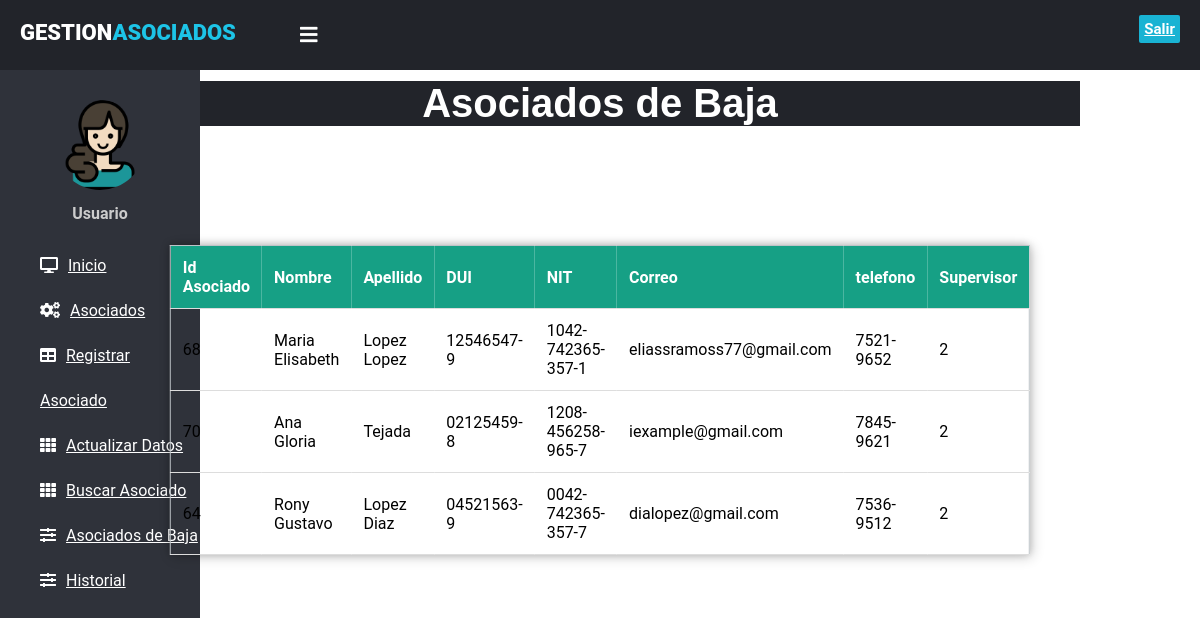
The app's page /controllers/controlBaja.php (signed in) with its own data.
### tables this page shows
CREATE TABLE `asociado_baja` (
  `idAsociado` int(11) NOT NULL,
  `nombre` varchar(20) NOT NULL,
  `apellido` varchar(20) NOT NULL,
  `dui` varchar(20) NOT NULL,
  `nit` varchar(20) NOT NULL,
  `correo` varchar(50) NOT NULL,
  `telefono` varchar(10) NOT NULL,
  `idEmpleado` int(11) NOT NULL
);

### controllers/controlBaja.php (called while the page is built, shortened)
<?php
	require '../models/bajaModel.php';
		$obAsoci=new BajaModel();
		$datos=$obAsoci->getAsociado();
	require '../views/bajaAsociados.php';
 ?>

### db/conexion.php (called while the page is built, shortened)
<?php
	class Conexion{
		function __construct(){
			$this->con=new mysqli(SERVER,USER,PASSWORD,BASE);
		}
	}
	?>

### models/bajaModel.php (called while the page is built, shortened)
<?php
	require '../db/conexion.php';
	require 'asociado.php';
	class BajaModel extends Conexion{
		function getAsociado(){
			$res=$this->con->query("select * from asociado_baja");
			$r=array();
			while($row=$res->fetch_assoc()){
				$e=new Asociado($row["idAsociado"],$row["nombre"],$row["apellido"],$row["dui"],$row["nit"],$row["correo"],$row["telefono"],$row["idEmpleado"]);
				$r[]=$e;
			}
			return $r;
		}
	}
 ?>

### models/asociado.php (called while the page is built)
<?php
	class Asociado
	{
		private $idAsociado;
		private $nombre;
		private $apellido;
		private $dui;
		private $nit;
		private $correo;
		private $telefono;
		private $idEmpleado;
	function __construct($idAsociado,$nombre,$apellido,$dui,$nit,$correo,$telefono,$idEmpleado) {
		$this->idAsociado=$idAsociado;
		$this->nombre=$nombre;
		$this->apellido=$apellido;
		$this->dui=$dui;
		$this->nit=$nit;
		$this->correo=$correo;
		$this->telefono=$telefono;
		$this->idEmpleado=$idEmpleado;
	}
	function getIdAsociado(){
		return $this->idAsociado;
	}
	function getNombre(){
		return $this->nombre;
	}
	function getApellido(){
		return $this->apellido;
	}
	function getDui(){
		return $this->dui;
	}
	function getNit(){
		return $this->nit;
	}
	function getCorreo(){
		return $this->correo;
	}
	function getTelefono(){
		return $this->telefono;
	}
	function getIdEmpleado(){
		return $this->idEmpleado;
	}
	}
 ?>

### views/bajaAsociados.php (the view, shortened to what this page needs)
<!DOCTYPE html>
<html>
<head>
    <link rel="stylesheet" href="css/estilo.css">
    <link rel="stylesheet" href="css/estiloTabla.css">
    <link rel="stylesheet" type="text/css" href="https://cdnjs.cloudflare.com/ajax/libs/font-awesome/5.12.1/css/all.min.css
">
</head>
<body>
    <header>
        <label for="check">
        <i class="fas fa-bars" id="sidebar_btn"></i>
        </label>
        <div class="left_area">
            <h3>Gestion<span>Asociados</span></h3>
        </div>
        <div class="right_area">
            <a href="../controllers/controlUser.php" class="logout_btn">Salir</a>
        </div>
    </header>
    <div class="sidebar">
        <center>
            <img src="imagenes/1.png" class="profile_image">
            <h4>Usuario</h4>
        </center>
        <a href="../views/vistaPrincipal.php"><i class="fas fa-desktop"></i><span>Inicio</span></a>
        <a href="../controllers/controlAsociado.php"><i class="fas fa-cogs"></i><span>Asociados</span></a>
        <a href="../controllers/controlAgregar.php"><i class="fas fa-table"></i><span>Registrar Asociado</span></a>
        <a href="../controllers/controlActualizar.php"><i class="fas fa-th"></i><span>Actualizar Datos</span></a>
        <a href="../views/buscador.php"><i class="fas fa-th"></i><span>Buscar Asociado</span></a>
        <a href="../controllers/controlBaja.php"><i class="fas fa-sliders-h"></i><span>Asociados de Baja</span></a>
        <a href="../controllers/controlActualizacion.php"><i class="fas fa-sliders-h"></i><span>Historial</span></a>
    </div>
            <div align="center">
                <br><br>
                 <div class="contenedor">
                <h2 class="titulo" align="center">Asociados de Baja</h2>
            </div>
<div id="color">
                 <table>
        <tr id="header">
                    <th>Id Asociado</th>
                    <th>Nombre</th>
                    <th>Apellido</th>
                    <th>DUI</th>
                    <th>NIT</th>
                    <th>Correo</th>
                    <th>telefono</th>
                    <th>Supervisor</th>
                </tr>
        <?php
                foreach ($datos as $a) {
                        $idAsociado=$a->getIdAsociado();
                        $nombre=$a->getNombre();
                        $apellido=$a->getApellido();
                        $dui=$a->getDui();
                        $nit=$a->getNit();
                        $correo=$a->getCorreo();
                        $telefono=$a->getTelefono();
                        $idEmpleado=$a->getIdEmpleado();
                        echo "<tr>
                        <td>$idAsociado</td>
                        <td>$nombre</td>
                        <td>$apellido</td>
                        <td>$dui</td>
                        <td>$nit</td>
                        <td>$correo</td>
                        <td>$telefono</td>
                        <td>$idEmpleado</td>
                        </tr>";
                    }
                 ?>
    </table>
           </div>
            </div>
</body>
</html>

### controllers/css/estilo.css (style rules this page uses)
body { margin: 0; padding: 0; font-family: "Roboto", sans-serif; }
header { position: fixed; background: #22242A; padding: 20px; width: 100%; height: 30px; z-index: 100; }
.left_area h3 { color: #fff; margin: 0; text-transform: uppercase; font-size: 22px; font-weight: 900; }
.left_area span { color: #1DC4E7; }
.logout_btn { padding: 5px; background: #19B3D3; text-orientation: none; float: right; margin-top: -30px; margin-right: 40px; border-radius: 2px; font-size: 15px; font-weight: 600; color: #fff; transition: 0.5s; transition-property: background; }
.sidebar { background: #2F323A; margin-top: 70px; padding-top: 30px; position: fixed; left: 0; width: 200px; height: 100%; transition: 0.5s; transition-property: left; }
.sidebar .profile_image { width: 90px; height: 90px; border-radius: 100px; margin-bottom: 10px; }
.sidebar h4 { color: #ccc; margin-top: 0; margin-bottom: 20px; }
.sidebar a { color: #fff; display: block; width: 100%; line-height: 45px; text-orientation: none; padding-left: 40px; box-sizing: border-box; transition: 0.5s; transition-property: background; }
.sidebar i { padding-right: 10px; }
label #sidebar_btn { z-index: 1; color: #fff; position: fixed; cursor: pointer; left: 300px; font-size: 20px; margin: 5px 0; transition: 0.5s; transition-property: color; }
.contenedor { padding: 10px 0; width: 80%; max-width: 1000px; margin: auto; overflow: hidden; }
.titulo { color: #fff; font-family: sans-serif; font-size: 40px; text-align: center; margin-bottom: 70px; background-color: #22242A; }

### controllers/css/estiloTabla.css (style rules this page uses)
table { position: absolute; left: 50%; top: 50%; transform: translate(-50%, -50%); border-collapse: collapse; width: 800px; height: 200px; border: 1px solid #bdc3c7; box-shadow: 2px 2px 12px rgba(0, 0, 0, 0.2), -1px -1px 8px rgba(0, 0, 0, 0.2); }
tr { transition: all .2s ease-in; cursor: pointer; }
th, td { padding: 12px; text-align: left; border-bottom: 1px solid #ddd; }
#header { position: relative; background-color: #16a085; color: #fff; }

### records on screen
asociado_baja: idAsociado "68", nombre "Maria Elisabeth", apellido "Lopez Lopez", dui "12546547-9", nit "1042-742365-357-1", correo "eliassramoss77@gmail.com", telefono "7521-9652", idEmpleado "2"
asociado_baja: idAsociado "70", nombre "Ana Gloria", apellido "Tejada", dui "02125459-8", nit "1208-456258-965-7", correo "iexample@gmail.com", telefono "7845-9621", idEmpleado "2"
asociado_baja: idAsociado "64", nombre "Rony Gustavo", apellido "Lopez Diaz", dui "04521563-9", nit "0042-742365-357-7", correo "dialopez@gmail.com", telefono "7536-9512", idEmpleado "2"
